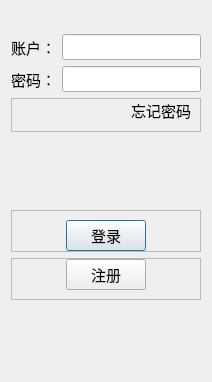
<?xml version="1.0" encoding="UTF-8"?>
<ui version="4.0">
 <class>LoginDialog</class>
 <widget class="QDialog" name="LoginDialog">
  <property name="geometry">
   <rect>
    <x>0</x>
    <y>0</y>
    <width>212</width>
    <height>382</height>
   </rect>
  </property>
  <property name="font">
   <font>
    <pointsize>11</pointsize>
   </font>
  </property>
  <property name="windowTitle">
   <string>Dialog</string>
  </property>
  <layout class="QVBoxLayout" name="verticalLayout">
   <item>
    <widget class="QLabel" name="label">
     <property name="text">
      <string/>
     </property>
     <property name="pixmap">
      <pixmap resource="res.qrc">:/pic/ice.png</pixmap>
     </property>
     <property name="alignment">
      <set>Qt::AlignCenter</set>
     </property>
    </widget>
   </item>
   <item>
    <layout class="QFormLayout" name="formLayout">
     <item row="0" column="0">
      <widget class="QLabel" name="acd_label">
       <property name="text">
        <string>账户：</string>
       </property>
       <property name="alignment">
        <set>Qt::AlignCenter</set>
       </property>
       <property name="buddy">
        <cstring>acd_edit</cstring>
       </property>
      </widget>
     </item>
     <item row="0" column="1">
      <widget class="QLineEdit" name="acd_edit"/>
     </item>
     <item row="1" column="0">
      <widget class="QLabel" name="psd_label">
       <property name="text">
        <string>密码：</string>
       </property>
       <property name="alignment">
        <set>Qt::AlignCenter</set>
       </property>
       <property name="buddy">
        <cstring>psd_edit</cstring>
       </property>
      </widget>
     </item>
     <item row="1" column="1">
      <widget class="QLineEdit" name="psd_edit"/>
     </item>
    </layout>
   </item>
   <item>
    <widget class="QFrame" name="frame">
     <property name="frameShape">
      <enum>QFrame::StyledPanel</enum>
     </property>
     <property name="frameShadow">
      <enum>QFrame::Raised</enum>
     </property>
     <layout class="QHBoxLayout" name="horizontalLayout">
      <property name="topMargin">
       <number>0</number>
      </property>
      <item>
       <spacer name="horizontalSpacer_2">
        <property name="orientation">
         <enum>Qt::Horizontal</enum>
        </property>
        <property name="sizeHint" stdset="0">
         <size>
          <width>40</width>
          <height>20</height>
         </size>
        </property>
       </spacer>
      </item>
      <item>
       <widget class="QLabel" name="forget_label">
        <property name="text">
         <string>忘记密码</string>
        </property>
       </widget>
      </item>
     </layout>
    </widget>
   </item>
   <item>
    <spacer name="verticalSpacer">
     <property name="orientation">
      <enum>Qt::Vertical</enum>
     </property>
     <property name="sizeHint" stdset="0">
      <size>
       <width>20</width>
       <height>40</height>
      </size>
     </property>
    </spacer>
   </item>
   <item>
    <widget class="QFrame" name="frame_2">
     <property name="frameShape">
      <enum>QFrame::StyledPanel</enum>
     </property>
     <property name="frameShadow">
      <enum>QFrame::Raised</enum>
     </property>
     <layout class="QHBoxLayout" name="horizontalLayout_2">
      <property name="bottomMargin">
       <number>0</number>
      </property>
      <item>
       <spacer name="horizontalSpacer_3">
        <property name="orientation">
         <enum>Qt::Horizontal</enum>
        </property>
        <property name="sizeHint" stdset="0">
         <size>
          <width>40</width>
          <height>20</height>
         </size>
        </property>
       </spacer>
      </item>
      <item>
       <widget class="QPushButton" name="login_btn">
        <property name="text">
         <string>登录</string>
        </property>
       </widget>
      </item>
      <item>
       <spacer name="horizontalSpacer">
        <property name="orientation">
         <enum>Qt::Horizontal</enum>
        </property>
        <property name="sizeHint" stdset="0">
         <size>
          <width>40</width>
          <height>20</height>
         </size>
        </property>
       </spacer>
      </item>
     </layout>
    </widget>
   </item>
   <item>
    <widget class="QFrame" name="frame_3">
     <property name="frameShape">
      <enum>QFrame::StyledPanel</enum>
     </property>
     <property name="frameShadow">
      <enum>QFrame::Raised</enum>
     </property>
     <layout class="QHBoxLayout" name="horizontalLayout_3">
      <property name="topMargin">
       <number>0</number>
      </property>
      <item>
       <spacer name="horizontalSpacer_5">
        <property name="orientation">
         <enum>Qt::Horizontal</enum>
        </property>
        <property name="sizeHint" stdset="0">
         <size>
          <width>40</width>
          <height>20</height>
         </size>
        </property>
       </spacer>
      </item>
      <item>
       <widget class="QPushButton" name="register_btn">
        <property name="text">
         <string>注册</string>
        </property>
       </widget>
      </item>
      <item>
       <spacer name="horizontalSpacer_4">
        <property name="orientation">
         <enum>Qt::Horizontal</enum>
        </property>
        <property name="sizeHint" stdset="0">
         <size>
          <width>40</width>
          <height>20</height>
         </size>
        </property>
       </spacer>
      </item>
     </layout>
    </widget>
   </item>
   <item>
    <spacer name="verticalSpacer_2">
     <property name="orientation">
      <enum>Qt::Vertical</enum>
     </property>
     <property name="sizeHint" stdset="0">
      <size>
       <width>20</width>
       <height>40</height>
      </size>
     </property>
    </spacer>
   </item>
  </layout>
 </widget>
 <tabstops>
  <tabstop>psd_edit</tabstop>
  <tabstop>acd_edit</tabstop>
  <tabstop>login_btn</tabstop>
  <tabstop>register_btn</tabstop>
 </tabstops>
 <resources>
  <include location="res.qrc"/>
 </resources>
 <connections/>
</ui>
